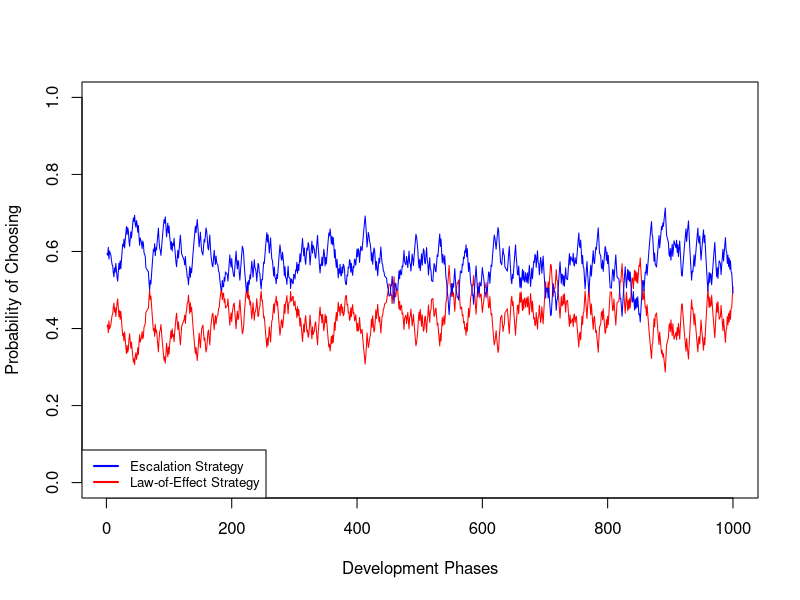

This figure's R source:


rm(list = ls())
EOC.Strategy.Prob = vector()
EOC.Strategy.ProbRange.Min = vector()
EOC.Strategy.ProbRange.Max = vector()
LOE.Strategy.Prob = vector()
LOE.Strategy.ProbRange.Min = vector()
LOE.Strategy.ProbRange.Max = vector()
Neu.Strategy.Prob = vector()
Neu.Strategy.ProbRange.Min = vector()
Neu.Strategy.ProbRange.Max = vector()
hit = vector()
hitcheck = vector()
draw = vector()
temp = vector()
strategy.choice = vector()
outcome1 = matrix(, nrow = 0, ncol = 7)

#----- defining the range of probability
#EOC.Strategy.ProbRange.Min [1] = 0
#EOC.Strategy.ProbRange.Max [1] = EOC.Strategy.Prob [1]
#LOE.Strategy.ProbRange.Min [1] = EOC.Strategy.ProbRange.Max [1]
#LOE.Strategy.ProbRange.Max [1] = EOC.Strategy.ProbRange.Max [1] + LOE.Strategy.ProbRange.Min [1]
#Neu.Strategy.ProbRange.Min [1] = LOE.Strategy.ProbRange.Max [1]
#Neu.Strategy.ProbRange.Max [1] = LOE.Strategy.ProbRange.Max [1] + Neu.Strategy.Prob [1]

#----- values of all parameters
EOC.Strategy.Prob = .6
LOE.Strategy.Prob = .4
Neu.Strategy.Prob = 1 - EOC.Strategy.Prob  - LOE.Strategy.Prob
#Quota = 10
Hit.Prob = 0.2
alpha = .05

#EOC.Strategy.Function Function
EOC.Strategy.Function = function (Quota,
                                  Hit.Prob,
                                  alpha)
  #,
  #EOC.Strategy.Prob,
  #LOE.Strategy.Prob,
  #Neu.Strategy.Prob)
{
  for (i in 1:Quota) {
    #STep 1, Do the draw
    hit [i] = runif(1, 0, 1)
    hitcheck [i] = 0
    if (hit [i] < Hit.Prob) {
      hitcheck [i] = 1
      break
    }
  }
  
  #Step 2, change the Prob
  if (sum(hitcheck) > 0) {
    adjustment = alpha * (1 / i)
    EOC.Strategy.Prob = (1 - alpha) * EOC.Strategy.Prob + adjustment
  } else
  {
    adjustment = alpha
    EOC.Strategy.Prob = (1 - alpha) * EOC.Strategy.Prob
  }
  
  LOE.Strategy.Prob  = (1 - EOC.Strategy.Prob) * (LOE.Strategy.Prob / (LOE.Strategy.Prob + Neu.Strategy.Prob))
  Neu.Strategy.Prob  = 1 - EOC.Strategy.Prob - LOE.Strategy.Prob
  
  
  newlist = list(
    "hitcheck" = hitcheck,
    "hit" = hit,
    "adjustment" = adjustment,
    "alpha" = alpha,
    "EOC.Strategy.Prob" = EOC.Strategy.Prob,
    "LOE.Strategy.Prob" = LOE.Strategy.Prob,
    "Neu.Strategy.Prob" = Neu.Strategy.Prob
  )
  return(newlist)
}



#LOE.Strategy.Function Function
LOE.Strategy.Function = function (Quota,
                                  Hit.Prob,
                                  alpha) {
  for (i in 1:Quota) {
    #STep 1, Do the draw
    hit [i] = runif(1, 0, 1)
    hitcheck [i] = 1
    if (hit [i] > Hit.Prob) {
      hitcheck [i] = 0
      break
    }
  }
  
  
  #Step 2, change the Prob
  if (sum(hitcheck) > 0) {
    adjustment = alpha * ((sum(hitcheck)) / length(hitcheck))
    LOE.Strategy.Prob = (1 - alpha) * LOE.Strategy.Prob + adjustment
  } else
  {
    adjustment = alpha
    LOE.Strategy.Prob = (1 - alpha) * LOE.Strategy.Prob
  }
  EOC.Strategy.Prob  = (1 - LOE.Strategy.Prob) * (EOC.Strategy.Prob / (EOC.Strategy.Prob + Neu.Strategy.Prob))
  Neu.Strategy.Prob  = 1 - EOC.Strategy.Prob - LOE.Strategy.Prob
  
  newlist = list(
    "hitcheck" = hitcheck,
    "hit" = hit,
    "adjustment" = adjustment,
    "alpha" = alpha,
    "EOC.Strategy.Prob" = EOC.Strategy.Prob,
    "LOE.Strategy.Prob" = LOE.Strategy.Prob,
    "Neu.Strategy.Prob" = Neu.Strategy.Prob
  )
  return(newlist)
  
}


#Neu.Strategy.Function
Neu.Strategy.Function = function (Quota,
                                  Hit.Prob,
                                  alpha) {
  for (i in 1:Quota) {
    #STep 1, Do the draw
    hit [i] = runif(1, 0, 1)
    hitcheck [i] = 1
    if (hit [i] > Hit.Prob) {
      hitcheck [i] = 0
    }
  }
  
  
  #Step 2, change the Prob
  if (sum(hitcheck) > 0) {
    adjustment = alpha * (sum(hitcheck) / length(hitcheck))
    Neu.Strategy.Prob = (1 - alpha) * Neu.Strategy.Prob + adjustment
  } else
  {
    adjustment = alpha
    Neu.Strategy.Prob = (1 - alpha) * Neu.Strategy.Prob
  }
  EOC.Strategy.Prob  = (1 - Neu.Strategy.Prob) * (EOC.Strategy.Prob / (EOC.Strategy.Prob + LOE.Strategy.Prob))
  LOE.Strategy.Prob  = 1 - EOC.Strategy.Prob - Neu.Strategy.Prob
  newlist = list(
    "hitcheck" = hitcheck,
    "hit" = hit,
    "adjustment" = adjustment,
    "alpha" = alpha,
    "EOC.Strategy.Prob" = EOC.Strategy.Prob,
    "LOE.Strategy.Prob" = LOE.Strategy.Prob,
    "Neu.Strategy.Prob" = Neu.Strategy.Prob
  )
  return(newlist)
  
}

for (ii in 1:1000) {
  EOC.Strategy.ProbRange.Min = 0
  EOC.Strategy.ProbRange.Max = EOC.Strategy.Prob 
  LOE.Strategy.ProbRange.Min = EOC.Strategy.ProbRange.Max 
  LOE.Strategy.ProbRange.Max = EOC.Strategy.ProbRange.Max + LOE.Strategy.ProbRange.Min
  Neu.Strategy.ProbRange.Min = LOE.Strategy.ProbRange.Max 
  Neu.Strategy.ProbRange.Max = LOE.Strategy.ProbRange.Max + Neu.Strategy.Prob
  if(ii < 250) {Quota = 10}
  if(ii > 250 & ii < 500 ) {Quota = 7}
  if(ii > 500 & ii < 750 ) {Quota = 4}
  if(ii > 750) {Quota = 2}
  
  draw = runif(1, 0, 1)
  if (draw < EOC.Strategy.ProbRange.Max ) {
    strategy.choice [ii] = 1}
  #if (LOE.Strategy.ProbRange.Max  > draw & draw > LOE.Strategy.ProbRange.Min ) 
  else {strategy.choice [ii] = 2}
  #if (draw > LOE.Strategy.ProbRange.Max) {
   # strategy.choice [ii] = 3}
  if (strategy.choice[ii] == 1) {
    outcome = EOC.Strategy.Function(Quota,
                                    Hit.Prob,
                                    alpha)
  }
  if (strategy.choice[ii] == 2)
  {
    outcome = LOE.Strategy.Function(Quota,
                                    Hit.Prob,
                                    alpha)
  }
  if (strategy.choice[ii] == 3)
  {
    outcome = Neu.Strategy.Function(Quota,
                                    Hit.Prob,
                                    alpha)
  }
  
  EOC.Strategy.Prob = outcome$EOC.Strategy.Prob
  LOE.Strategy.Prob = outcome$LOE.Strategy.Prob
  Neu.Strategy.Prob = outcome$Neu.Strategy.Prob
  outcome1 = rbind(outcome1, t(outcome))
  }
outcome1 = cbind(outcome1, strategy.choice)

kk = outcome1[,5]
yy = outcome1[,6]
kk = unlist(kk)
yy = unlist(yy)

plot(yy, type="l", col="red", ylim=c(0,1), xlab = "Development Phases", ylab = "Probability of Choosing")
lines(kk, type="l", col="blue")
legend(x = "bottomleft",          # Position
      legend = c("Escalation Strategy", "Law-of-Effect Strategy"),  # Legend texts
      lty = c(1, 1),      # Line types
      col = c("blue", "red"),           # Line colors
      cex = 0.8,
      lwd = 2)  


